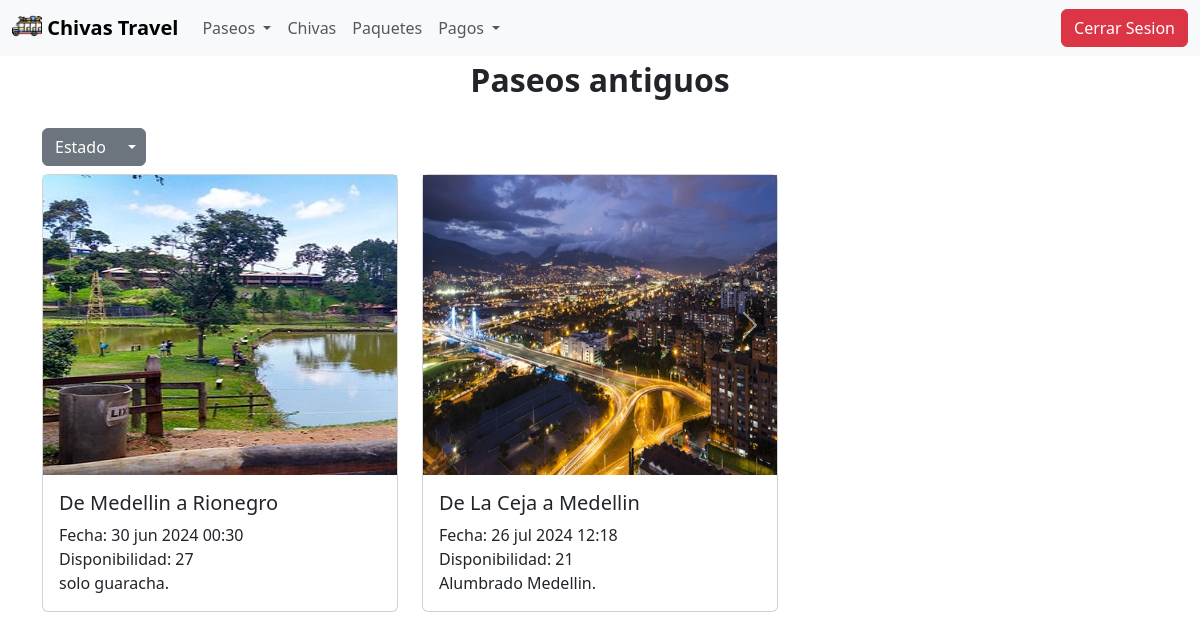
The page /paseos/verPaseosAdmin/?lista=antiguos on the database as committed earlier.
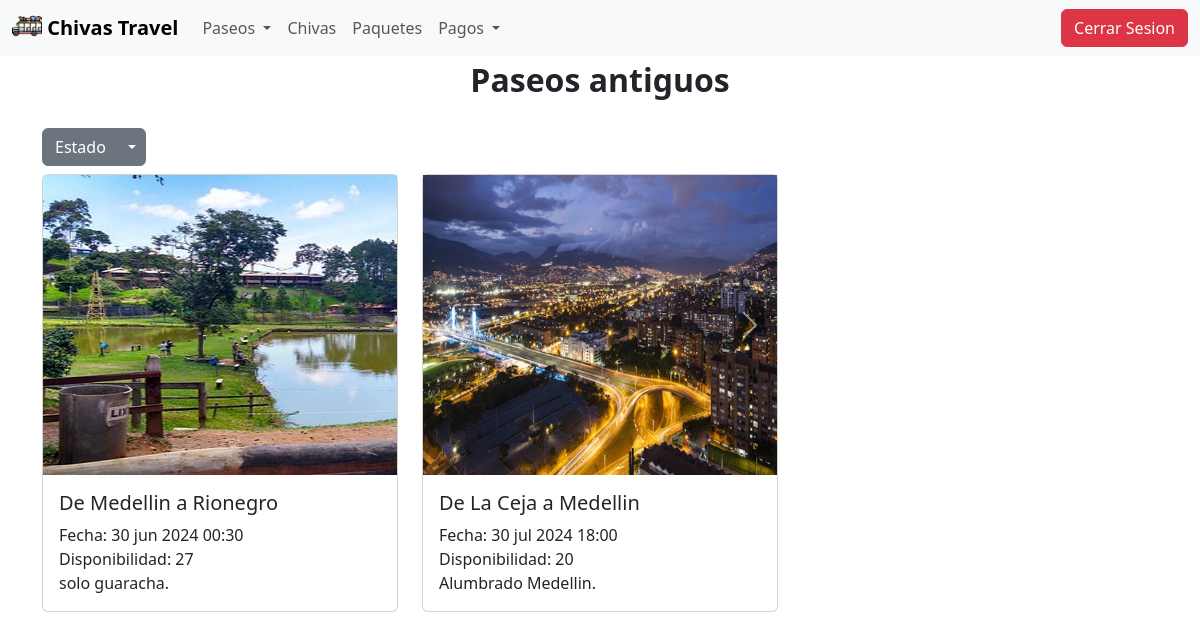
The same page on the database as committed later.
### paseos/models.py (models this page shows)
class Paseo(models.Model):
    imagen = models.CharField(max_length=500000, default='default_value')
    origen = models.CharField(max_length=100)
    destino = models.CharField(max_length=100)
    descripcion = models.CharField(max_length=300)
    fecha = models.DateField()
    hora = models.TimeField()
    chiva = models.ForeignKey(Chiva, on_delete=models.CASCADE)
    esquemaCobro = models.ForeignKey(EsquemaCobro, on_delete=models.CASCADE)
    disponibilidad = models.IntegerField()

### paseos/views.py (the view)
# urls.py: path('verPaseosAdmin/', views.verPaseosAdmin, name='verPaseosAdmin'),
def verPaseosAdmin(request):
    antiguos = Paseo.objects.filter(fecha__lt=now().date())
    activos = Paseo.objects.filter(fecha__gte=now().date())
    lista = request.GET.get('lista', 'activos')
    if lista == 'antiguos':
        listaPaseos = antiguos
    else:
        listaPaseos = activos
    template = loader.get_template('verPaseosAdmin.html')
    context = {
        'listaPaseos': listaPaseos,
        'lista': lista,
    }
    return HttpResponse(template.render(context, request))

### paseos/templates/verPaseosAdmin.html (shortened to what this page needs)
<!DOCTYPE html>
<html lang="en">
<head>
    {% load static %}
    <link rel="stylesheet" href="{% static '/styles.css' %}">
</head>
<body>
    {% include "navbarAdmin.html" %}
    <p class="fs-2 fw-bold text-center">Paseos {{lista}}</p>
    <div class="container">
        <div class="btn-group mt-2 mb-2">
            <button type="button" class="btn btn-secondary">Estado</button>
            <button type="button" class="btn btn-secondary dropdown-toggle dropdown-toggle-split" data-bs-toggle="dropdown" aria-expanded="false">
            </button>
        </div>
            <div class="row row-cols-1 row-cols-md-3 g-4">
                {% for paseo in listaPaseos %}
                    <div class="col">
                        <a href="{% url 'paseoAdmin' paseo.id %}" style="text-decoration: none;">
                            <div class="card" style="max-width: 402px; max-height: 515px ;">
                                <div id="{{paseo.id}}" class="card-img-top" >
                                    <div id="carousel{{ paseo.id }}" class="carousel slide" style="display: none;">
                                        <div class="carousel-inner" id="inner{{paseo.id}}">
                                        </div>
                                        <button id="button1{{ paseo.id }}" class="carousel-control-prev" type="button" data-bs-target="#carousel{{ paseo.id }}" data-bs-slide="prev">
                                          <span class="carousel-control-prev-icon" aria-hidden="true"></span>
                                        </button>
                                        <button id="button2{{ paseo.id }}" class="carousel-control-next" type="button" data-bs-target="#carousel{{ paseo.id }}" data-bs-slide="next">
                                          <span class="carousel-control-next-icon" aria-hidden="true"></span>
                                        </button>
                                      </div>
                                </div>
                                <div class="card-body">
                                    <h5 class="card-title">De {{ paseo.origen}} a {{ paseo.destino }}</h5>
                                    <p class="card-text">Fecha: {{ paseo.fecha|date:"d b Y" }} {{ paseo.hora }}<br>
                                        Disponibilidad: {{ paseo.disponibilidad }}<br>
                                        {{paseo.descripcion|truncatechars:93 }}.</p>
                                </div>
                            </div>
                        </a>
                    </div>
                {% endfor %}
            </div>
      </div>
</body>
</html>

Rows that differ between the two databases and show on the page:
changed Paseo "La Ceja": fecha "26 jul 2024" → "30 jul 2024"; hora "12:18" → "18:00"; disponibilidad "21" → "20"
